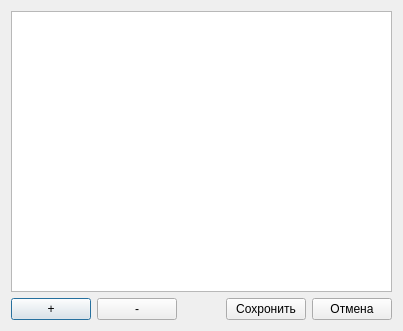
<?xml version="1.0" encoding="UTF-8"?>
<ui version="4.0">
 <class>QtGuiClassifireClass</class>
 <widget class="QDialog" name="QtGuiClassifireClass">
  <property name="geometry">
   <rect>
    <x>0</x>
    <y>0</y>
    <width>403</width>
    <height>331</height>
   </rect>
  </property>
  <property name="windowTitle">
   <string>QtGuiClassifire</string>
  </property>
  <layout class="QVBoxLayout" name="verticalLayout">
   <item>
    <widget class="QListWidget" name="listWithValues"/>
   </item>
   <item>
    <layout class="QHBoxLayout" name="horizontalLayout_3">
     <item>
      <layout class="QHBoxLayout" name="horizontalLayout">
       <item>
        <widget class="QPushButton" name="pb_addValue">
         <property name="sizePolicy">
          <sizepolicy hsizetype="Minimum" vsizetype="Fixed">
           <horstretch>0</horstretch>
           <verstretch>0</verstretch>
          </sizepolicy>
         </property>
         <property name="text">
          <string>+</string>
         </property>
        </widget>
       </item>
       <item>
        <widget class="QPushButton" name="pb_removeValue">
         <property name="text">
          <string>-</string>
         </property>
        </widget>
       </item>
      </layout>
     </item>
     <item>
      <spacer name="horizontalSpacer">
       <property name="orientation">
        <enum>Qt::Horizontal</enum>
       </property>
       <property name="sizeHint" stdset="0">
        <size>
         <width>40</width>
         <height>20</height>
        </size>
       </property>
      </spacer>
     </item>
     <item>
      <layout class="QHBoxLayout" name="horizontalLayout_2">
       <item>
        <widget class="QPushButton" name="pb_save">
         <property name="text">
          <string>Сохронить</string>
         </property>
        </widget>
       </item>
       <item>
        <widget class="QPushButton" name="pb_canel">
         <property name="text">
          <string>Отмена</string>
         </property>
        </widget>
       </item>
      </layout>
     </item>
    </layout>
   </item>
  </layout>
 </widget>
 <layoutdefault spacing="6" margin="11"/>
 <resources/>
 <connections/>
</ui>
